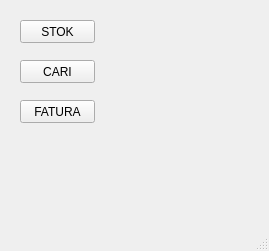
<?xml version="1.0" encoding="UTF-8"?>
<!-- vekticari.ui -->
<ui version="4.0">
 <class>MainWindow</class>
 <widget class="QMainWindow" name="MainWindow">
  <property name="geometry">
   <rect>
    <x>0</x>
    <y>0</y>
    <width>269</width>
    <height>251</height>
   </rect>
  </property>
  <property name="windowTitle">
   <string>VEK TICARI</string>
  </property>
  <widget class="QWidget" name="centralwidget">
   <widget class="QPushButton" name="pushButton">
    <property name="geometry">
     <rect>
      <x>20</x>
      <y>20</y>
      <width>75</width>
      <height>23</height>
     </rect>
    </property>
    <property name="text">
     <string>STOK</string>
    </property>
   </widget>
   <widget class="QPushButton" name="pushButton_2">
    <property name="geometry">
     <rect>
      <x>20</x>
      <y>60</y>
      <width>75</width>
      <height>23</height>
     </rect>
    </property>
    <property name="text">
     <string>CARI</string>
    </property>
   </widget>
   <widget class="QPushButton" name="pushButton_3">
    <property name="geometry">
     <rect>
      <x>20</x>
      <y>100</y>
      <width>75</width>
      <height>23</height>
     </rect>
    </property>
    <property name="text">
     <string>FATURA</string>
    </property>
   </widget>
  </widget>
  <widget class="QMenuBar" name="menubar">
   <property name="geometry">
    <rect>
     <x>0</x>
     <y>0</y>
     <width>269</width>
     <height>21</height>
    </rect>
   </property>
  </widget>
  <widget class="QStatusBar" name="statusbar"/>
 </widget>
 <resources/>
 <connections/>
</ui>
